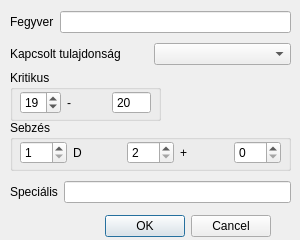
<?xml version="1.0" encoding="UTF-8"?>
<ui version="4.0">
 <class>AddUpdateWeaponDialog</class>
 <widget class="QDialog" name="AddUpdateWeaponDialog">
  <property name="geometry">
   <rect>
    <x>0</x>
    <y>0</y>
    <width>300</width>
    <height>240</height>
   </rect>
  </property>
  <property name="sizePolicy">
   <sizepolicy hsizetype="Fixed" vsizetype="Fixed">
    <horstretch>0</horstretch>
    <verstretch>0</verstretch>
   </sizepolicy>
  </property>
  <property name="minimumSize">
   <size>
    <width>300</width>
    <height>240</height>
   </size>
  </property>
  <property name="maximumSize">
   <size>
    <width>300</width>
    <height>240</height>
   </size>
  </property>
  <property name="windowTitle">
   <string>Fegyver</string>
  </property>
  <widget class="QDialogButtonBox" name="confirm_reject_weapon_buttonBox">
   <property name="geometry">
    <rect>
     <x>100</x>
     <y>210</y>
     <width>171</width>
     <height>32</height>
    </rect>
   </property>
   <property name="orientation">
    <enum>Qt::Orientation::Horizontal</enum>
   </property>
   <property name="standardButtons">
    <set>QDialogButtonBox::StandardButton::Cancel|QDialogButtonBox::StandardButton::Ok</set>
   </property>
  </widget>
  <widget class="QGroupBox" name="critical_threshold_groupBox">
   <property name="geometry">
    <rect>
     <x>10</x>
     <y>70</y>
     <width>151</width>
     <height>51</height>
    </rect>
   </property>
   <property name="title">
    <string>Kritikus</string>
   </property>
   <widget class="QWidget" name="layoutWidget">
    <property name="geometry">
     <rect>
      <x>10</x>
      <y>20</y>
      <width>131</width>
      <height>26</height>
     </rect>
    </property>
    <layout class="QHBoxLayout" name="horizontalLayout_3">
     <item>
      <widget class="QSpinBox" name="critical_threshold_min_spinBox">
       <property name="minimum">
        <number>1</number>
       </property>
       <property name="maximum">
        <number>20</number>
       </property>
       <property name="value">
        <number>19</number>
       </property>
      </widget>
     </item>
     <item>
      <widget class="QLabel" name="dash_separator_label">
       <property name="text">
        <string>-</string>
       </property>
      </widget>
     </item>
     <item>
      <widget class="QSpinBox" name="critical_threshold_max_spinBox">
       <property name="readOnly">
        <bool>true</bool>
       </property>
       <property name="buttonSymbols">
        <enum>QAbstractSpinBox::ButtonSymbols::NoButtons</enum>
       </property>
       <property name="minimum">
        <number>20</number>
       </property>
       <property name="maximum">
        <number>20</number>
       </property>
      </widget>
     </item>
    </layout>
   </widget>
  </widget>
  <widget class="QGroupBox" name="damage_groupBox">
   <property name="geometry">
    <rect>
     <x>10</x>
     <y>120</y>
     <width>281</width>
     <height>51</height>
    </rect>
   </property>
   <property name="title">
    <string>Sebzés</string>
   </property>
   <widget class="QWidget" name="layoutWidget">
    <property name="geometry">
     <rect>
      <x>10</x>
      <y>20</y>
      <width>261</width>
      <height>26</height>
     </rect>
    </property>
    <layout class="QHBoxLayout" name="horizontalLayout_4">
     <item>
      <widget class="QSpinBox" name="damage_dice_number_spinBox">
       <property name="minimum">
        <number>1</number>
       </property>
      </widget>
     </item>
     <item>
      <widget class="QLabel" name="dice_separator_label">
       <property name="text">
        <string>D</string>
       </property>
      </widget>
     </item>
     <item>
      <widget class="QSpinBox" name="damage_dice_side_spinBox">
       <property name="minimum">
        <number>2</number>
       </property>
      </widget>
     </item>
     <item>
      <widget class="QLabel" name="plus_separator_label">
       <property name="text">
        <string>+</string>
       </property>
      </widget>
     </item>
     <item>
      <widget class="QSpinBox" name="damage_dice_modifier_spinBox"/>
     </item>
    </layout>
   </widget>
  </widget>
  <widget class="QWidget" name="layoutWidget">
   <property name="geometry">
    <rect>
     <x>10</x>
     <y>10</y>
     <width>281</width>
     <height>24</height>
    </rect>
   </property>
   <layout class="QHBoxLayout" name="horizontalLayout">
    <item>
     <widget class="QLabel" name="weapon_name_label">
      <property name="text">
       <string>Fegyver</string>
      </property>
     </widget>
    </item>
    <item>
     <widget class="QLineEdit" name="weapon_name_lineEdit"/>
    </item>
   </layout>
  </widget>
  <widget class="QWidget" name="layoutWidget">
   <property name="geometry">
    <rect>
     <x>10</x>
     <y>180</y>
     <width>281</width>
     <height>24</height>
    </rect>
   </property>
   <layout class="QHBoxLayout" name="horizontalLayout_2">
    <item>
     <widget class="QLabel" name="weapon_special_label">
      <property name="text">
       <string>Speciális</string>
      </property>
     </widget>
    </item>
    <item>
     <widget class="QLineEdit" name="weapon_special_lineEdit"/>
    </item>
   </layout>
  </widget>
  <widget class="QWidget" name="layoutWidget">
   <property name="geometry">
    <rect>
     <x>10</x>
     <y>40</y>
     <width>281</width>
     <height>28</height>
    </rect>
   </property>
   <layout class="QHBoxLayout" name="horizontalLayout_5">
    <item>
     <widget class="QLabel" name="weapon_linked_attribute_label">
      <property name="text">
       <string>Kapcsolt tulajdonság</string>
      </property>
     </widget>
    </item>
    <item>
     <widget class="QComboBox" name="weapon_linked_attribute_comboBox"/>
    </item>
   </layout>
  </widget>
 </widget>
 <resources/>
 <connections>
  <connection>
   <sender>confirm_reject_weapon_buttonBox</sender>
   <signal>accepted()</signal>
   <receiver>AddUpdateWeaponDialog</receiver>
   <slot>accept()</slot>
   <hints>
    <hint type="sourcelabel">
     <x>248</x>
     <y>254</y>
    </hint>
    <hint type="destinationlabel">
     <x>157</x>
     <y>274</y>
    </hint>
   </hints>
  </connection>
  <connection>
   <sender>confirm_reject_weapon_buttonBox</sender>
   <signal>rejected()</signal>
   <receiver>AddUpdateWeaponDialog</receiver>
   <slot>reject()</slot>
   <hints>
    <hint type="sourcelabel">
     <x>316</x>
     <y>260</y>
    </hint>
    <hint type="destinationlabel">
     <x>286</x>
     <y>274</y>
    </hint>
   </hints>
  </connection>
 </connections>
</ui>
